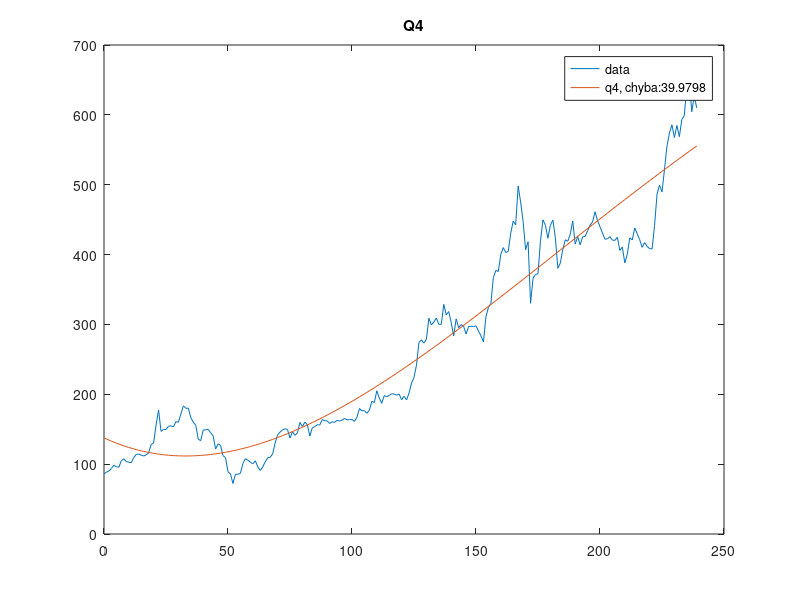
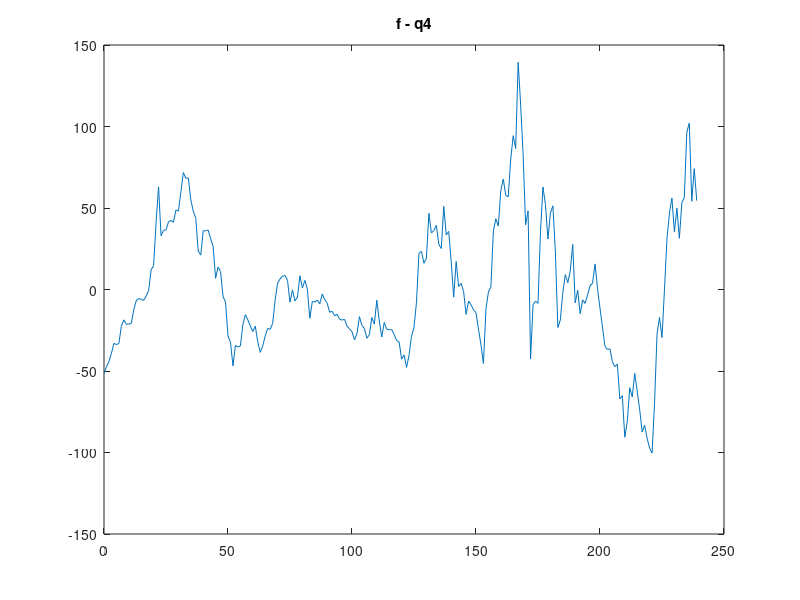

These charts were generated, in order, by the following MATLAB code: (Note: this script raises an error after producing the figures.)
f = [ 86.0520019531 88.6019973755 90.3079986572 93.81199646 98.4280014038 96.2679977417 95.6299972534 104.972000122 107.583999634 103.699996948 102.697998047 102.099998474 109.440002441 113.912002563 114.440002441 112.963996887 111.603996277 113.379997253 116.197998047 128.162002563 130.113998413 156.0 177.412002563 146.940002441 149.792007446 149.613998413 154.255996704 154.87600708 153.457992554 160.800003052 160.005996704 171.679992676 183.48399353 179.882003784 180.199996948 166.757995605 159.981994629 155.759994507 135.800003052 133.598007202 148.723999023 149.102005005 149.899993896 144.908004761 140.695999146 121.599998474 129.065994263 126.846000671 112.11000061 109.323997498 89.013999939 86.0400009155 72.2440032959 85.5279998779 85.5059967041 86.858001709 101.0 107.849998474 105.632003784 102.872001648 100.426002502 104.800003052 96.31199646 90.8939971924 96.0019989014 103.248001099 109.089996338 109.767997742 114.599998474 130.190002441 141.977996826 145.966003418 149.042007446 150.777999878 149.272003174 137.343994141 146.42199707 141.12600708 145.029998779 159.75 153.824005127 160.102005005 156.37600708 140.264007568 152.238006592 153.641998291 156.51600647 156.007995605 163.884002686 162.257995605 161.882003784 158.192001343 160.666000366 159.833999634 162.725997925 161.602005005 163.111999512 165.520004272 163.37600708 163.774002075 164.046005249 161.162002563 167.0 179.619995117 176.31199646 176.591995239 172.87600708 177.132003784 189.98399353 188.134002686 205.009994507 194.567993164 187.055999756 198.179992676 196.425994873 198.358001709 200.792007446 200.179992676 198.863998413 200.356002808 192.169998169 197.195999146 191.947998047 201.869995117 215.962005615 223.925994873 241.731994629 274.316009521 277.971984863 273.175994873 278.855987549 308.929992676 299.411987305 303.359985352 309.20199585 300.127990723 300.167999268 328.600006104 313.67199707 318.466003418 302.614013672 283.399993896 307.920013428 295.29800415 299.821990967 297.49798584 286.152008057 297.0 297.399993896 297.003997803 297.915985107 290.541992188 283.713989258 274.877990723 310.95199585 324.200012207 330.141998291 367.127990723 377.417999268 375.705993652 400.365997314 409.996002197 402.839996338 404.667999268 430.634002686 447.75 442.679992676 498.320007324 475.049987793 447.369995117 407.0 418.320007324 330.209991455 366.279998779 371.339996338 372.720001221 419.619995117 449.760009766 441.760009766 423.429992676 442.149993896 449.390014648 424.230010986 380.359985352 387.790008545 407.339996338 421.200012207 419.070007324 429.010009766 448.160003662 415.089996338 425.679992676 413.980010986 425.299987793 425.920013428 434.0 442.299987793 446.649993896 461.299987793 448.880004883 439.670013428 430.829986572 421.940002441 422.640014648 425.790008545 420.630004883 420.279998779 424.679992676 406.019989014 410.829986572 388.040008545 400.510009766 423.899993896 420.980010986 438.089996338 429.950012207 421.260009766 410.359985352 417.130004883 411.760009766 408.5 408.089996338 441.609985352 486.640014648 499.269989014 489.609985352 521.849975586 555.380004883 574.0 585.760009766 567.599975586 584.760009766 568.820007324 593.380004883 599.039978027 641.760009766 649.880004883 604.479980469 627.070007324 609.989990234 ];
N = length(f);
t = linspace(0, N-1, N);

p4 = polyfit(t,f,4);
q4 = polyval(p4,t);
s4 = sqrt(sum((f-q4).^2)/N);

figure(1)
plot(t, f, "-", t, q4, "-");
title('Q4');
legend('data',strcat('q4, chyba: ', num2str(s4)));

fv = f - q4;

figure(2)
plot(t, fv, "-");
title('f - q4');

tt = linspace(0,N-1,N*100);
H = harmBaza(N);

c = spektrum(fv);

cp = c;
cp(1) = cp(1)/2;
if mod(N,2) == 0
    cp(N/2+1) = cp(N/2+1)/2;
end
ca = abs(c);

X = ca(1:N/2);

N2 = 9;
inds = zeros(N2,1);
tmpX = X(:);
for i=1:N2
  [~, inds(i)] = max(tmpX);
  tmpX(inds(i)) = -inf;
end
[rows, cols] = ind2sub(size(X), inds);

for a = inds
   disp(v)
end

y6 = 0;
for a = 0:6
   y6 = y6 + perioda(cp,tt,a,N);
end

y9 = 0;
for a = 0:9
   y9 = y9 + perioda(cp,tt,a,N);
end

y12 = 0;
for a = 0:12
   y12 = y12 + perioda(cp,tt,a,N);
end

figure(3);
plot(t, fv, 'DisplayName', 'Data')
hold on;
    plot(tt, y6, 'DisplayName','perioda(6) e=' + string(chyba(y6, fv)));
    plot(tt, y9,'LineWidth',2, 'DisplayName','perioda(9) e=' + string(chyba(y9, fv)));
    plot(tt, y12, 'DisplayName','perioda(12) e=' + string(chyba(y12, fv)));
legend
hold off;

yHarmonik = y9(1 : 100 : end);
yRegres = yHarmonik + q4;
ev = sqrt(sum((f-yRegres).^2)/N);

figure(4);
plot(t, f, 'DisplayName', 'Data')
hold on;
    plot(t, yRegres, 'DisplayName','y9 + q4 e=' + string(ev));
legend
hold off;